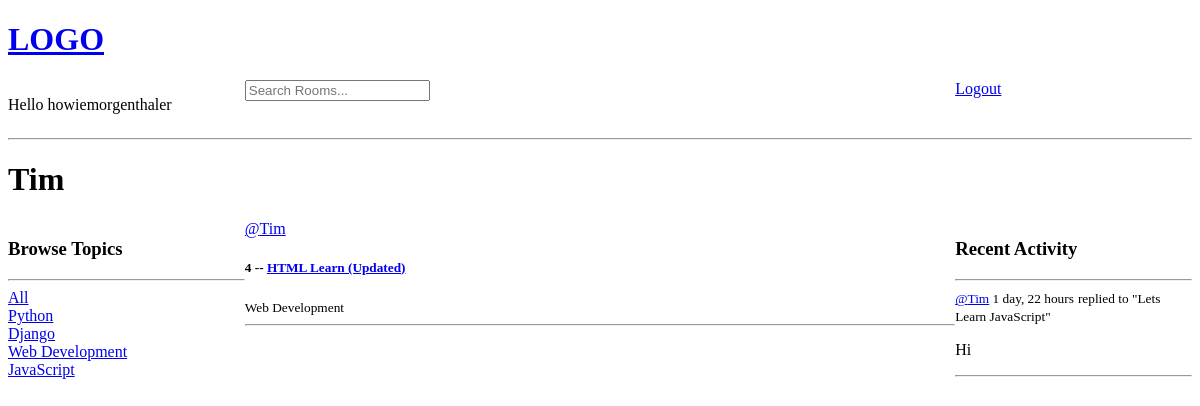
The app's page /profile/2 (signed in) with its own data.
### base/models.py (models this page shows, shortened)
class Topic(models.Model):
    name = models.CharField(max_length=200)

class Room(models.Model):
    host = models.ForeignKey(User, on_delete=models.SET_NULL, null=True)
    topic = models.ForeignKey(Topic, on_delete=models.SET_NULL, null=True)
    name = models.CharField(max_length=200)
    description = models.TextField(null=True, blank=True)
    participants = models.ManyToManyField(User, related_name='participants', blank=True)
    updated = models.DateTimeField(auto_now=True)
    created = models.DateTimeField(auto_now_add=True)
    class Meta:
        ordering = ['-updated', '-created']
    def __str__(self):
        return self.name

class Message(models.Model):
    user = models.ForeignKey(User, on_delete=models.CASCADE)
    room = models.ForeignKey(Room, on_delete=models.CASCADE)
    body = models.TextField()
    updated = models.DateTimeField(auto_now=True)
    created = models.DateTimeField(auto_now_add=True)
    class Meta:
        ordering = ['-updated', '-created']
    def __str__(self):
        return self.body[0:50]

### base/views.py (the view)
# urls.py: path('profile/<str:pk>', views.userProfile, name="user-profile"),
def userProfile(request, pk):
    user = User.objects.get(id=pk)
    rooms = user.room_set.all()
    activity_messages = user.message_set.all()
    topics = Topic.objects.all()
    context = {'user': user, 'rooms': rooms, 'activity_messages': activity_messages,
                'topics': topics}
    return render(request, 'base/profile.html', context)

### base/templates/base/profile.html
{% extends 'main.html' %}
{% load static %}
{% block content %}
<h1>{{user.username}}</h1>
<div class="profile-container">
    <div>
        {% include 'base/topic_component.html' %}
    </div>
    <div>
        {% include 'base/feed_component.html' %}
    </div>
    <div>
        {% include 'base/activity_component.html' %}
    </div>
</div>
{% endblock content %}

### templates/navbar.html
{% load static %}
<link rel="stylesheet" type="text/css" href="{% static 'css/homeStyle.css' %}">
<a href="/">
    <h1>LOGO</h1>
</a>
<div class="navbar-container">
    <div>
        {% if request.user.is_authenticated %}
        <p>Hello {{request.user}}</p>
        {% endif %}
    </div>
    <div>
        <form method="GET" action="{% url 'home' %}">
            <input type="text" name="q" placeholder="Search Rooms..."/>
        </form>
    </div>
    <div>
        {% if request.user.is_authenticated %}
        <a href="{% url 'logout' %}">Logout</a>
        {% else %}
        <a href="{% url 'login' %}">Login</a>
        {% endif %}
    </div>
</div>
<hr>

### base/templates/base/topic_component.html
<h3>Browse Topics</h3>
<hr>
<a href="{% url 'home'%}">All</a>
{% for topic in topics %}
    <div>
        <a href="{% url 'home'%}?q={{topic.name}}">{{topic.name}}</a>
    </div>
{% endfor %}

### base/templates/base/feed_component.html (shortened to what this page needs)
<div>
{% for room in rooms %}
    <div>
    <a href="{% url 'user-profile' room.host.id %}">@{{room.host.username}}</a>
    <h5>{{room.id}} -- <a href="{% url 'room' room.id%}">{{room.name}}</a></h5>
    <small>{{room.topic.name}}</small>
    <hr>
    </div>
{% endfor %}
</div>

### base/templates/base/activity_component.html (shortened to what this page needs)
<h3>Recent Activity</h3>
<hr>
{% for message in activity_messages %}
<div>
    <small><a href="{% url 'user-profile' message.user.id %}">@{{message.user}}</a> {{message.created|timesince}}</small>
    <small>replied to "{{message.room}}"</small>
    <p>{{message}}</p>
    <hr>
</div>
{% endfor %}

### base/static/css/homeStyle.css (style rules this page uses)
.navbar-container { display: grid; grid-template-columns: 1fr 3fr 1fr; }
.profile-container { display: grid; grid-template-columns: 1fr 3fr 1fr; }

### records on screen
Topic: name "Python"
Topic: name "Django"
Topic: name "Web Development"
Topic: name "JavaScript"
Room: host.username "Tim", id "4", name "HTML Learn (Updated)", topic.name "Web Development"
Message: user "Tim", created "1 day, 22 hours", room "Lets Learn JavaScript", body "Hi"

### other values on screen
{{ request.user }} "howiemorgenthaler"
{{ user.username }} "Tim"
